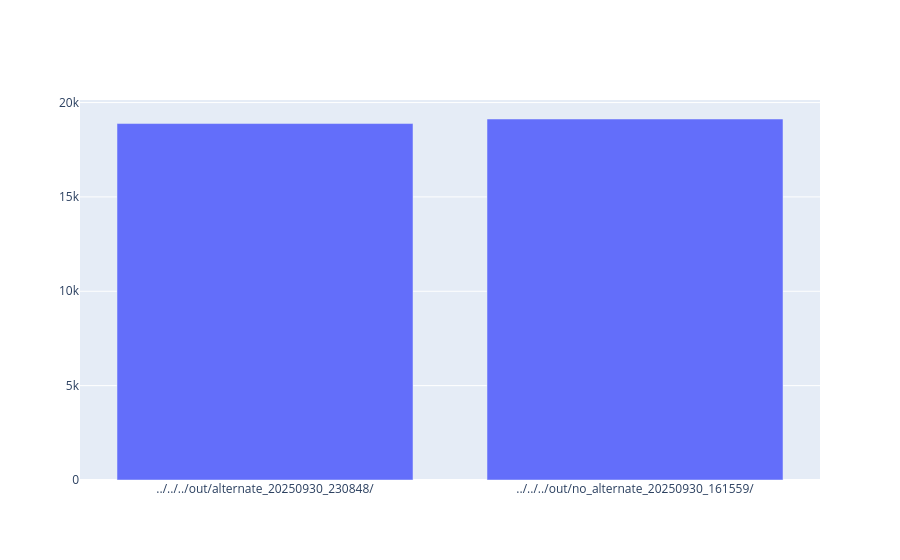

Write notebook code for a chart like this one.
### Code cell
clients = df.query("Role == 0").groupby("folder")[["Throughput"]].sum().reset_index().sort_values("folder")

fig = go.Figure() 
fig.add_trace(go.Bar(x=clients.folder,y=clients.Throughput.astype(float)))
fig.show()

### Figure 1 — Plotly figure (JSON) as saved in the notebook; plotly's stock layout.template omitted (floating-point values rounded to 4 significant figures)
{"data": [{"type": "bar", "x": ["../../../out/alternate_20250930_230848/", "../../../out/no_alternate_20250930_161559/"], "y": [18890.0, 19130.0]}], "layout": {}}
